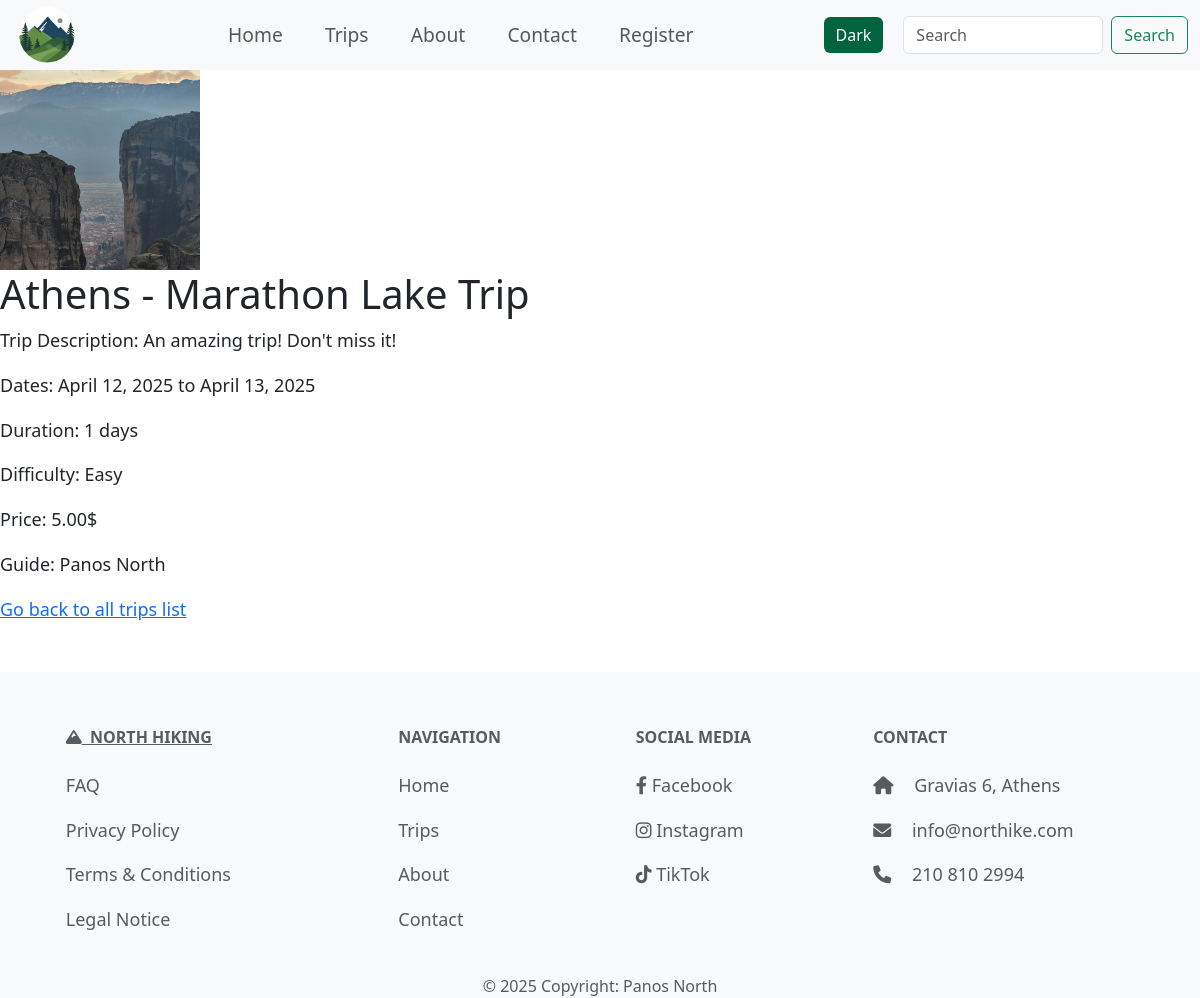
/trips/athens-marathon, run on the app's committed database.
### trips/models.py (models this page shows, shortened)
class Trip(models.Model):
    DIFFICULTY_LEVELS = [
        ('Easy', 'Easy'),
        ('Moderate', 'Moderate'),
        ('Hard', 'Hard'),
    ]
    location = models.CharField(max_length=60)
    difficulty = models.CharField(max_length=10, choices=DIFFICULTY_LEVELS)
    price = models.DecimalField(
        max_digits=8,
        decimal_places=2,
        validators=[MinValueValidator(0)]
    )
    start_date = models.DateField(validators=[validate_future_date])
    end_date = models.DateField(validators=[validate_future_date])
    description = models.TextField()
    image = models.ImageField(
        default='default.png',
        blank=True,
        null=True,
    )
    guide = models.ForeignKey(
        Guide,
        on_delete=models.SET_NULL,
        null=True,
        blank=True,
        related_name='trip_guides'
    )
    slug = models.SlugField(unique=True, null=True)
    @property
    def duration(self):
        return (self.end_date - self.start_date).days

class Guide(models.Model):
    EXPERIENCE_CHOICES = [
        ('Amateur', 'Amateur'),
        ('Professional', 'Professional'),
    ]
    first_name = models.CharField(max_length=30)
    last_name = models.CharField(max_length=30)
    phone_number = models.CharField(max_length=20)
    email = models.EmailField()
    bio = models.TextField(blank=True, null=True)
    experience = models.CharField(max_length=20, choices=EXPERIENCE_CHOICES)
    def __str__(self):
        return f"{self.first_name} {self.last_name}"

### trips/views.py (the view)
# urls.py: path('<slug:slug>', views.trip_page, name='page'),
def trip_page(request, slug):
    trip =Trip.objects.get(slug=slug)
    return render(request, 'trips/trip_page.html', {'trip':trip})

### trips/templates/trips/trip_page.html (shortened to what this page needs)
{% extends "layout.html" %}
{% load static %}
{% block content %}
    <section>
        <img
            class="banner"
            src="{{ trip.image.url }}"
            alt="{{ trip.location }}"
        />
        <h1>{{ trip.location }}</h1>
        <p>Trip Description: {{ trip.description }}</p>
        <p>Dates: {{ trip.start_date }} to {{ trip.end_date }}</p>
        <p>Duration: {{ trip.duration }} days</p>
        <p>Difficulty: {{ trip.difficulty }}</p>
        <p>Price: {{ trip.price }}$</p>
        <p>Guide: {{ trip.guide }}</p>
        <p>
            <a href="{% url 'trips:list' %}">
            Go back to all trips list
        </p>
    </section>
{% endblock %}

### static/css/styles.css (style rules this page uses)
p { font-size: 18px; line-height: 1.6; }
footer a { color: rgb(86, 93, 97); }
.banner { display: block; width: 100%; max-width: 200px; }

### data on the page
Trip: image (picture), location "Athens - Marathon Lake Trip", description "An amazing trip! Don't miss it!", start_date "April 12, 2025", end_date "April 13, 2025", duration "1", difficulty "Easy", price "5.00", guide "Panos North"
